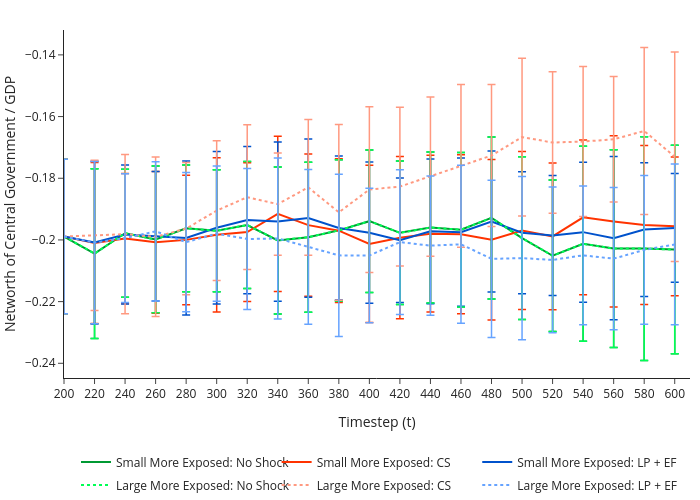

The notebook cell saved with this chart:
### Code cell
fig1 = build_macro_snapshot_metric_figure(
    scenarios=SCENARIOS,
    metric="NW_gov_over_GDPn",
    metric_label='Networth of Central Government / GDP',
    snap_ts=np.arange(200, 620, 20),
    title='',
    line_type='lines',
    ncol_legend=3,
    CI_type='error_bar',
    # ymin=-0.25, ymax=-0.14,
        pdf_pages=PDF_PAGES,
    pdf_path=OUTPUT / "NW_gov_over_GDP_line.pdf",
)

fig1

### Figure 1 — Plotly figure (JSON) as saved in the notebook; plotly's stock layout.template omitted (floating-point values rounded to 4 significant figures)
{"data": [{"error_y": {"array": [0.02506, 0.02749, 0.02073, 0.02381, 0.02055, 0.01978, 0.02062, 0.02383, 0.02433, 0.02293, 0.0231, 0.02327, 0.02446, 0.02505, 0.02627, 0.02638, 0.02459, 0.03164, 0.03204, 0.03631, 0.03377], "color": "#009933", "thickness": 1.5, "type": "data", "visible": true, "width": 4}, "legendgroup": "Small More Exposed: No Shock", "line": {"color": "#009933", "dash": "solid", "width": 2}, "marker": {"color": "#009933", "line": {"color": "#009933", "width": 1}, "size": 8, "symbol": "circle"}, "mode": "lines", "name": "Small More Exposed: No Shock", "showlegend": true, "type": "scatter", "x": [200, 220, 240, 260, 280, 300, 320, 340, 360, 380, 400, 420, 440, 460, 480, 500, 520, 540, 560, 580, 600], "y": [-0.1989, -0.2044, -0.1978, -0.1998, -0.1962, -0.197, -0.1952, -0.2001, -0.1991, -0.1969, -0.1939, -0.1977, -0.196, -0.1967, -0.1929, -0.1994, -0.2051, -0.2013, -0.2028, -0.2028, -0.2031]}, {"error_y": {"array": [0.02507, 0.02608, 0.0211, 0.02297, 0.021, 0.02499, 0.02248, 0.02518, 0.02305, 0.02333, 0.02551, 0.02631, 0.02542, 0.02581, 0.02602, 0.02561, 0.02377, 0.02506, 0.02775, 0.02579, 0.02248], "color": "#ff3300", "thickness": 1.5, "type": "data", "visible": true, "width": 4}, "legendgroup": "Small More Exposed: CS", "line": {"color": "#ff3300", "dash": "solid", "width": 2}, "marker": {"color": "#ff3300", "line": {"color": "#ff3300", "width": 1}, "size": 8, "symbol": "circle"}, "mode": "lines", "name": "Small More Exposed: CS", "showlegend": true, "type": "scatter", "x": [200, 220, 240, 260, 280, 300, 320, 340, 360, 380, 400, 420, 440, 460, 480, 500, 520, 540, 560, 580, 600], "y": [-0.1989, -0.201, -0.1995, -0.2008, -0.2, -0.1984, -0.1975, -0.1915, -0.1952, -0.197, -0.2013, -0.1993, -0.198, -0.1982, -0.1999, -0.1969, -0.1989, -0.1927, -0.194, -0.1951, -0.1956]}, {"error_y": {"array": [0.02507, 0.0264, 0.02255, 0.02099, 0.02495, 0.02475, 0.02388, 0.02583, 0.02564, 0.02332, 0.02291, 0.02018, 0.02347, 0.02404, 0.02285, 0.01978, 0.01943, 0.02269, 0.02647, 0.02168, 0.01764], "color": "#0052cc", "thickness": 1.5, "type": "data", "visible": true, "width": 4}, "legendgroup": "Small More Exposed: LP + EF", "line": {"color": "#0052cc", "dash": "solid", "width": 2}, "marker": {"color": "#0052cc", "line": {"color": "#0052cc", "width": 1}, "size": 8, "symbol": "circle"}, "mode": "lines", "name": "Small More Exposed: LP + EF", "showlegend": true, "type": "scatter", "x": [200, 220, 240, 260, 280, 300, 320, 340, 360, 380, 400, 420, 440, 460, 480, 500, 520, 540, 560, 580, 600], "y": [-0.1989, -0.2009, -0.1983, -0.1988, -0.1994, -0.196, -0.1935, -0.1941, -0.1929, -0.1961, -0.1977, -0.2001, -0.1972, -0.1975, -0.194, -0.1977, -0.1986, -0.1975, -0.1994, -0.1966, -0.1961]}, {"error_y": {"array": [0.02506, 0.02749, 0.02073, 0.02381, 0.02055, 0.01978, 0.02062, 0.02383, 0.02433, 0.02293, 0.0231, 0.02327, 0.02446, 0.02505, 0.02627, 0.02638, 0.02459, 0.03164, 0.03204, 0.03631, 0.03377], "color": "#00ff55", "thickness": 1.5, "type": "data", "visible": true, "width": 4}, "legendgroup": "Large More Exposed: No Shock", "line": {"color": "#00ff55", "dash": "dot", "width": 2}, "marker": {"color": "#00ff55", "line": {"color": "#00ff55", "width": 1}, "size": 8, "symbol": "circle"}, "mode": "lines", "name": "Large More Exposed: No Shock", "showlegend": true, "type": "scatter", "x": [200, 220, 240, 260, 280, 300, 320, 340, 360, 380, 400, 420, 440, 460, 480, 500, 520, 540, 560, 580, 600], "y": [-0.1989, -0.2044, -0.1978, -0.1998, -0.1962, -0.197, -0.1952, -0.2001, -0.1991, -0.1969, -0.1939, -0.1977, -0.196, -0.1967, -0.1929, -0.1994, -0.2051, -0.2013, -0.2028, -0.2028, -0.2031]}, {"error_y": {"array": [0.02507, 0.02436, 0.02581, 0.02586, 0.02145, 0.02269, 0.02346, 0.01654, 0.02199, 0.0285, 0.02689, 0.02576, 0.02584, 0.02637, 0.02302, 0.0256, 0.02295, 0.02433, 0.02035, 0.02709, 0.034], "color": "#ff9980", "thickness": 1.5, "type": "data", "visible": true, "width": 4}, "legendgroup": "Large More Exposed: CS", "line": {"color": "#ff9980", "dash": "dot", "width": 2}, "marker": {"color": "#ff9980", "line": {"color": "#ff9980", "width": 1}, "size": 8, "symbol": "circle"}, "mode": "lines", "name": "Large More Exposed: CS", "showlegend": true, "type": "scatter", "x": [200, 220, 240, 260, 280, 300, 320, 340, 360, 380, 400, 420, 440, 460, 480, 500, 520, 540, 560, 580, 600], "y": [-0.1989, -0.1985, -0.1981, -0.199, -0.1963, -0.1905, -0.1861, -0.1884, -0.183, -0.191, -0.1837, -0.1827, -0.1795, -0.176, -0.1726, -0.1666, -0.1684, -0.1681, -0.1674, -0.1647, -0.173]}, {"error_y": {"array": [0.02507, 0.02631, 0.02088, 0.02254, 0.02256, 0.02194, 0.02285, 0.02611, 0.02507, 0.02628, 0.02181, 0.02344, 0.02259, 0.02559, 0.02547, 0.02648, 0.02361, 0.0225, 0.02304, 0.02412, 0.02607], "color": "#66a3ff", "thickness": 1.5, "type": "data", "visible": true, "width": 4}, "legendgroup": "Large More Exposed: LP + EF", "line": {"color": "#66a3ff", "dash": "dot", "width": 2}, "marker": {"color": "#66a3ff", "line": {"color": "#66a3ff", "width": 1}, "size": 8, "symbol": "circle"}, "mode": "lines", "name": "Large More Exposed: LP + EF", "showlegend": true, "type": "scatter", "x": [200, 220, 240, 260, 280, 300, 320, 340, 360, 380, 400, 420, 440, 460, 480, 500, 520, 540, 560, 580, 600], "y": [-0.1989, -0.2009, -0.1994, -0.1972, -0.2007, -0.198, -0.1997, -0.1995, -0.2022, -0.205, -0.205, -0.2007, -0.2018, -0.2014, -0.2061, -0.2059, -0.2065, -0.205, -0.2061, -0.2032, -0.2015]}], "layout": {"height": 500, "legend": {"entrywidth": 0.3125, "entrywidthmode": "fraction", "orientation": "h", "tracegroupgap": 4, "x": 0.5, "xanchor": "center", "y": -0.2, "yanchor": "top"}, "margin": {"b": 10, "l": 0, "r": 10, "t": 30}, "paper_bgcolor": "rgba(0,0,0,0)", "plot_bgcolor": "rgba(0,0,0,0)", "width": 700, "xaxis": {"range": [200, 610], "tickvals": [200, 220, 240, 260, 280, 300, 320, 340, 360, 380, 400, 420, 440, 460, 480, 500, 520, 540, 560, 580, 600], "title": {"text": "Timestep (t)"}}, "yaxis": {"title": {"text": "Networth of Central Government / GDP"}}}}
